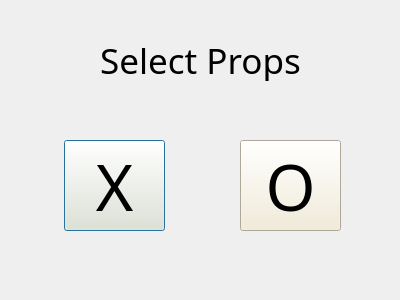
<?xml version="1.0" encoding="UTF-8"?>
<ui version="4.0">
 <class>Dialog</class>
 <widget class="QDialog" name="Dialog">
  <property name="geometry">
   <rect>
    <x>0</x>
    <y>0</y>
    <width>400</width>
    <height>300</height>
   </rect>
  </property>
  <property name="windowTitle">
   <string>Dialog</string>
  </property>
  <widget class="QPushButton" name="pushButton">
   <property name="geometry">
    <rect>
     <x>64</x>
     <y>140</y>
     <width>101</width>
     <height>91</height>
    </rect>
   </property>
   <property name="font">
    <font>
     <family>DigifaceWide</family>
     <pointsize>48</pointsize>
    </font>
   </property>
   <property name="styleSheet">
    <string notr="true">#pushButton
{
background-color: rgb(242, 235, 211);
}
#pushButton:hover
{
background-color: #d9d3bd;
}</string>
   </property>
   <property name="text">
    <string>X</string>
   </property>
  </widget>
  <widget class="QPushButton" name="pushButton_2">
   <property name="geometry">
    <rect>
     <x>240</x>
     <y>140</y>
     <width>101</width>
     <height>91</height>
    </rect>
   </property>
   <property name="font">
    <font>
     <family>DigifaceWide</family>
     <pointsize>48</pointsize>
    </font>
   </property>
   <property name="styleSheet">
    <string notr="true">#pushButton_2
{
background-color: rgb(242, 235, 211);
}
#pushButton_2:hover
{
background-color: #d9d3bd;
}</string>
   </property>
   <property name="text">
    <string>O</string>
   </property>
  </widget>
  <widget class="QLabel" name="label">
   <property name="geometry">
    <rect>
     <x>0</x>
     <y>40</y>
     <width>401</width>
     <height>41</height>
    </rect>
   </property>
   <property name="font">
    <font>
     <family>DigifaceWide</family>
     <pointsize>26</pointsize>
    </font>
   </property>
   <property name="layoutDirection">
    <enum>Qt::LeftToRight</enum>
   </property>
   <property name="frameShape">
    <enum>QFrame::NoFrame</enum>
   </property>
   <property name="frameShadow">
    <enum>QFrame::Plain</enum>
   </property>
   <property name="text">
    <string>Select Props</string>
   </property>
   <property name="alignment">
    <set>Qt::AlignCenter</set>
   </property>
  </widget>
 </widget>
 <resources/>
 <connections/>
</ui>
